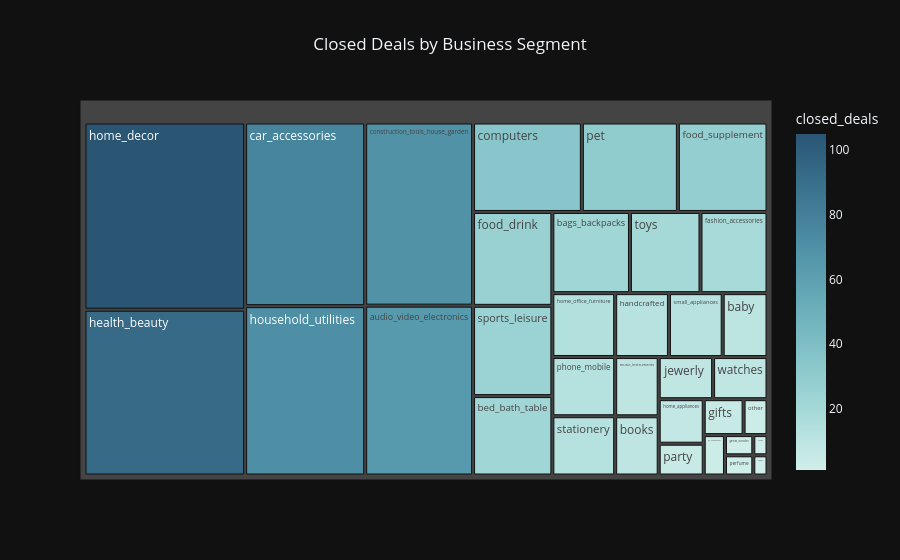

The cell this chart's notebook holds for it:
### Code cell
segment_data = (
    closed_deals_clean["business_segment"]
    .value_counts()
    .reset_index()
)
segment_data.columns = [
    "business_segment",
    "closed_deals"
]
fig = px.treemap(
    segment_data,
    path=["business_segment"],
    values="closed_deals",
    title="Closed Deals by Business Segment",
    color="closed_deals",
    color_continuous_scale="Teal"
)
fig.update_layout(
    template="plotly_dark",
    title_x=0.5
)
fig.show()

### Figure 1 — Plotly figure (JSON) as saved in the notebook; plotly's stock layout.template omitted (floating-point values rounded to 4 significant figures)
{"data": [{"branchvalues": "total", "customdata": [[105.0], [93.0], [77.0], [71.0], [69.0], [64.0], [34.0], [30.0], [28.0], [26.0], [25.0], [22.0], [22.0], [20.0], [19.0], [14.0], [13.0], [13.0], [12.0], [12.0], [10.0], [9.0], [9.0], [8.0], [8.0], [7.0], [5.0], [5.0], [3.0], [3.0], [2.0], [2.0], [1.0], [1.0]], "domain": {"x": [0, 1], "y": [0, 1]}, "hovertemplate": "labels=%{label}<br>closed_deals_sum=%{value}<br>parent=%{parent}<br>id=%{id}<br>closed_deals=%{color}<extra></extra>", "ids": ["home_decor", "health_beauty", "car_accessories", "household_utilities", "construction_tools_house_garden", "audio_video_electronics", "computers", "pet", "food_supplement", "food_drink", "sports_leisure", "bed_bath_table", "bags_backpacks", "toys", "fashion_accessories", "home_office_furniture", "phone_mobile", "stationery", "handcrafted", "small_appliances", "baby", "music_instruments", "books", "jewerly", "watches", "home_appliances", "party", "gifts", "other", "air_conditioning", "games_consoles", "perfume", "Unknown", "religious"], "labels": ["home_decor", "health_beauty", "car_accessories", "household_utilities", "construction_tools_house_garden", "audio_video_electronics", "computers", "pet", "food_supplement", "food_drink", "sports_leisure", "bed_bath_table", "bags_backpacks", "toys", "fashion_accessories", "home_office_furniture", "phone_mobile", "stationery", "handcrafted", "small_appliances", "baby", "music_instruments", "books", "jewerly", "watches", "home_appliances", "party", "gifts", "other", "air_conditioning", "games_consoles", "perfume", "Unknown", "religious"], "marker": {"coloraxis": "coloraxis", "colors": [105.0, 93.0, 77.0, 71.0, 69.0, 64.0, 34.0, 30.0, 28.0, 26.0, 25.0, 22.0, 22.0, 20.0, 19.0, 14.0, 13.0, 13.0, 12.0, 12.0, 10.0, 9.0, 9.0, 8.0, 8.0, 7.0, 5.0, 5.0, 3.0, 3.0, 2.0, 2.0, 1.0, 1.0]}, "name": "", "parents": ["", "", "", "", "", "", "", "", "", "", "", "", "", "", "", "", "", "", "", "", "", "", "", "", "", "", "", "", "", "", "", "", "", ""], "type": "treemap", "values": [105.0, 93.0, 77.0, 71.0, 69.0, 64.0, 34.0, 30.0, 28.0, 26.0, 25.0, 22.0, 22.0, 20.0, 19.0, 14.0, 13.0, 13.0, 12.0, 12.0, 10.0, 9.0, 9.0, 8.0, 8.0, 7.0, 5.0, 5.0, 3.0, 3.0, 2.0, 2.0, 1.0, 1.0]}], "layout": {"coloraxis": {"autocolorscale": false, "colorbar": {"title": {"text": "closed_deals"}}, "colorscale": [[0, "rgb(209, 238, 234)"], [0.1667, "rgb(168, 219, 217)"], [0.3333, "rgb(133, 196, 201)"], [0.5, "rgb(104, 171, 184)"], [0.6667, "rgb(79, 144, 166)"], [0.8333, "rgb(59, 115, 143)"], [1, "rgb(42, 86, 116)"]]}, "legend": {"tracegroupgap": 0}, "title": {"text": "Closed Deals by Business Segment", "x": 0.5}}}
